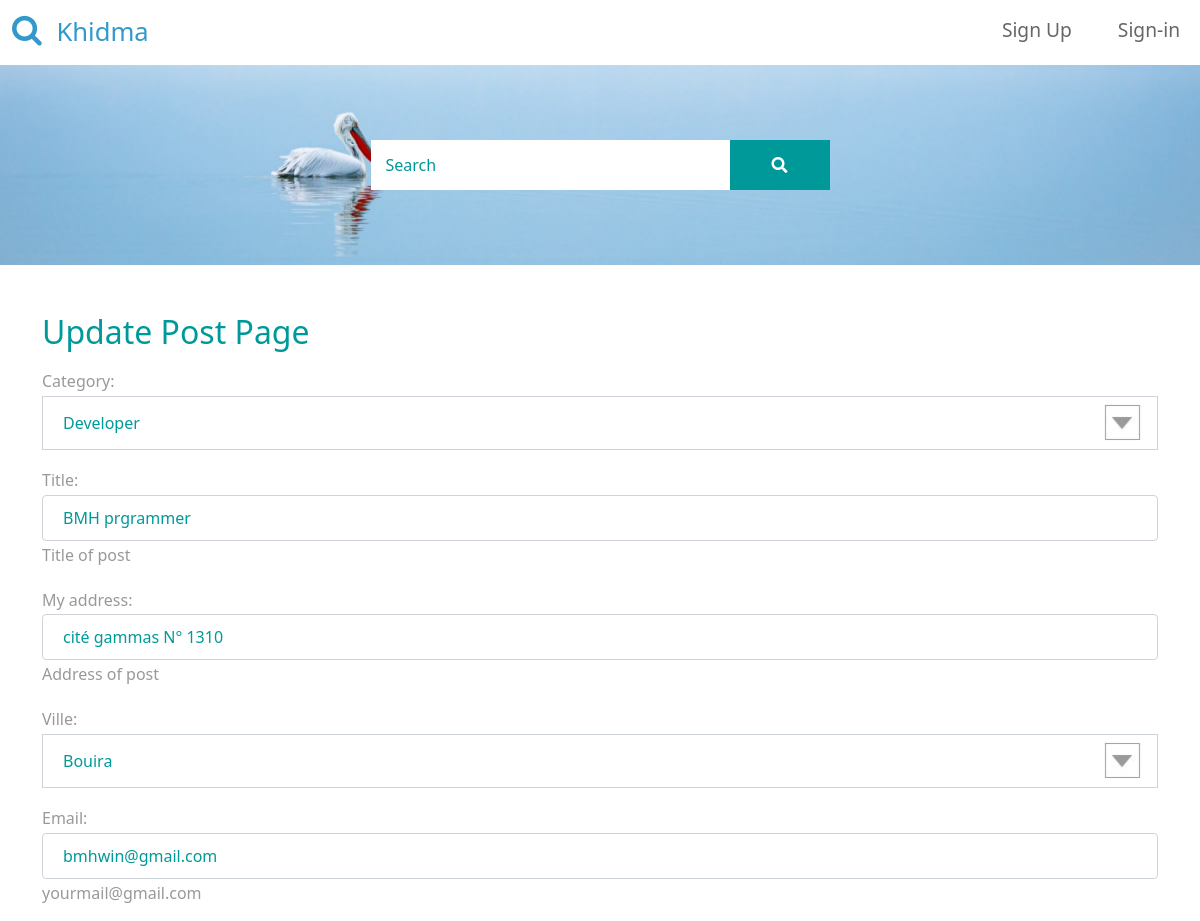
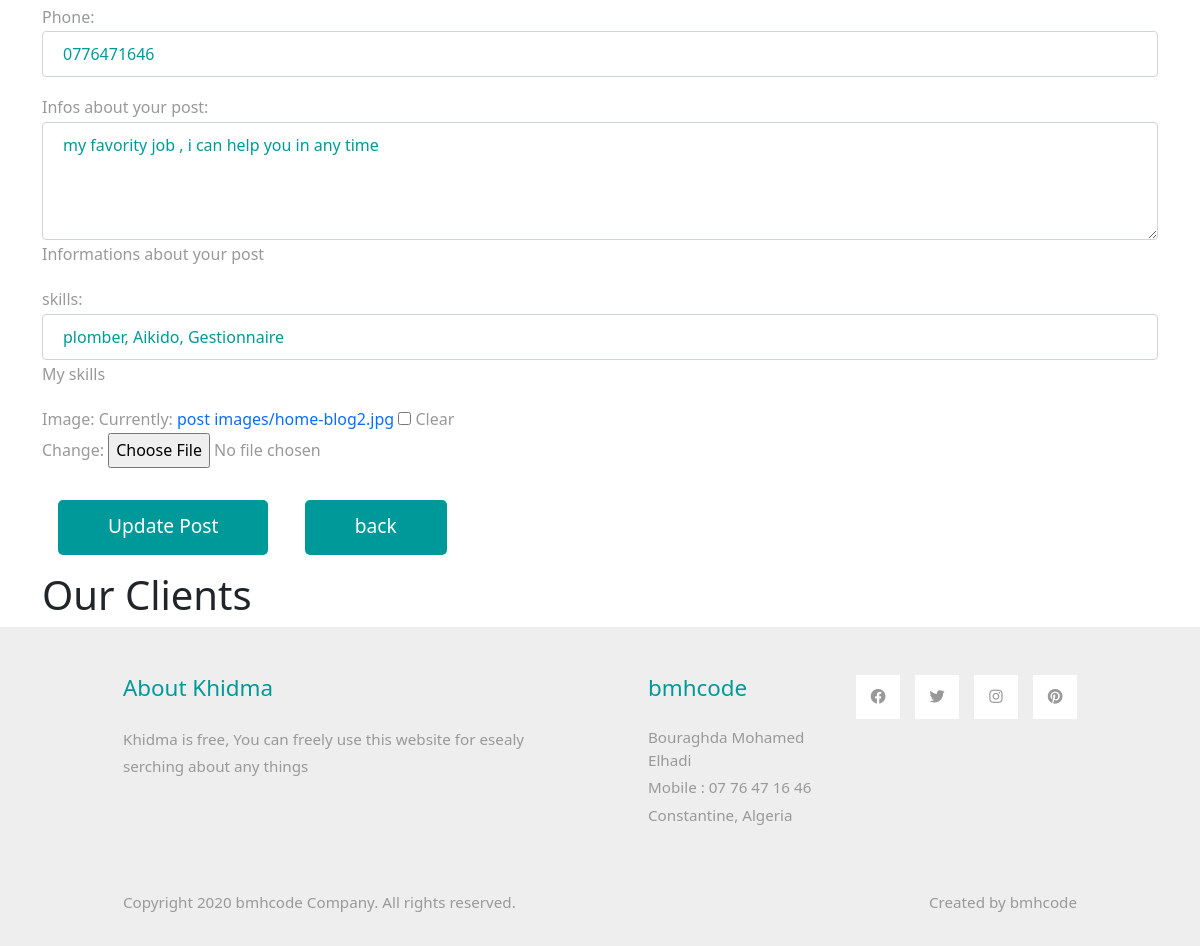
Screenshot of /post-update/bmh-prgrammer with the database file from the repository (2 pictures, top to bottom).
### app/models.py (models this page shows, shortened)
class Post(models.Model):
    user = models.ForeignKey(User, on_delete=models.SET_NULL, null=True, verbose_name=_("User"))
    category = models.ForeignKey(Category, on_delete=models.SET_NULL, null=True, related_name="category", verbose_name=_("Category"))
    title  = models.CharField(max_length=100, default='', help_text='Title of post', verbose_name = _("title"))
    address = models.CharField(max_length=200, default='', help_text='Address of post', verbose_name = _("Address"))
    ville = models.IntegerField(choices = VILLE, verbose_name=_('Ville'))
    email = models.EmailField(max_length=255,blank=True, null=True,  default="", help_text='yourmail@gmail.com', verbose_name=_("Email address"))
    phone  = models.CharField(max_length=20, verbose_name = _("phone"))
    description = models.TextField(blank=True, null=True, default='', help_text='Informations about your post', verbose_name =_('Description')) #description = RichTextField(blank=True, null=True)
    slug  = models.SlugField(blank=True, null=True, unique=True, help_text = 'Unique value for post page URL, created from name.')
    image = models.ImageField(blank=True, upload_to='post images/', default='post.jpg',  verbose_name=_('Image')) #,default='media/placeholder.png')
    is_active = models.BooleanField(default=True, verbose_name=_("is active"))
    date_created = models.DateTimeField(auto_now_add=True, verbose_name=_('Posted at'))
    date_updated = models.DateTimeField(auto_now=True, verbose_name=_('Updated at'))
    stars = models.IntegerField(default=0, verbose_name=_('Nomber of Stars'))
    stars_begin = models.DateTimeField(blank=True, null=True, verbose_name=_('Stars date'))
    stars_days = models.IntegerField( default=0, verbose_name=_('Stars days'))
    skills = models.CharField(max_length=100, default='', help_text='My skills', verbose_name = _("skills"))
    class Meta:
        db_table = 'postes'
        ordering = ['title']
        verbose_name_plural = 'Posts'
    def get_absolute_url(self):
        return reverse("app:post-detail", kwargs = {"slug":self.slug})

### app/views.py (the view)
# urls.py: path('post-update/<str:slug>',views.post_update, name="post-update"),
def post_update(request,slug):
    post = Post.objects.get(slug=slug)
    form = PostForm(request.POST or None,request.FILES or None, instance=post)
    if form.is_valid():
        form.save()
        messages.success(request, f"Hey {post.user}, your modification was seccesfully done")
        return redirect('app:post-detail', post.slug)
    context = {'post':post, 'form' : form}#, 'message' : message}
    return render(request,'app/post-update.html', context)

### app/models.py (called while the page is built)
    def __str__(self):
        return self.name

### templates/app/post-update.html (shortened to what this page needs)
{% extends "app/base.html" %}
{% load static %}
{% block body %}
<div class="container">
    <h2 class="tm-text-primary mb-3">Update Post Page</h2>
    <form method='POST' action='' enctype='multipart/form-data'>
        {{form.as_p}}
        <button type='submit' class="btn btn-primary m-3"> Update Post </button>
        <button href="{{ post.get_absolute_url }}" type='submit' class="btn btn-primary m-3"> back </button>
    </form>
</div>
{% endblock body %}

### khidma/static/css/templatemo-style.css (style rules this page uses)
p { line-height: 1.8; }
a { text-decoration: none; transition: all 0.3s ease; }
.btn { border-radius: 0; }
.btn-primary { background-color: #009999; border: 0; border-radius: 5px; padding: 12px 50px 14px; font-size: 1.2rem; }
.form-control { padding: 10px 20px; width: 100%; height: auto; }
.tm-text-primary { color: #009999; }
p, .tm-text-gray { color: #999; }
select.form-control { border-radius: 0; }
select.form-control option { height: 30px; }
select:not([multiple]) { -webkit-appearance: none; -moz-appearance: none; background-position: right 15px center; background-repeat: no-repeat; background-image: url(../img/select-arrow.png); padding: 14px 20px; padding-right: 20px; color: #666; }
.form-control, input:-internal-autofill-selected, select:not([multiple]) { color: #009999 !important; }
.form-control::placeholder { color: #009999; opacity: 1; }

### rows the page displays
Post: category "Developer", title "BMH prgrammer", address "cité gammas N° 1310", ville "Bouira", email "bmhwin@gmail.com", phone "0776471646", description "my favority job , i can help you in any time", skills "plomber, Aikido, Gestionnaire"
